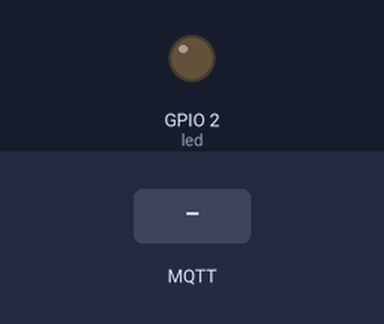
A sketch run on a simulated ESP32. On the bench: output pins drawn as LEDs (lit = HIGH). The test bench sets the inputs (shaded band). WiFi joins after 1.5 s; servers stay silent unless stated; no MQTT or app messages arrive unless stated; what the sketch prints to the serial monitor is not drawn.

Above: at 2.7 s.
2.8 s: MQTT message "1" arrives on the first subscribed topic
At 4.1 s:
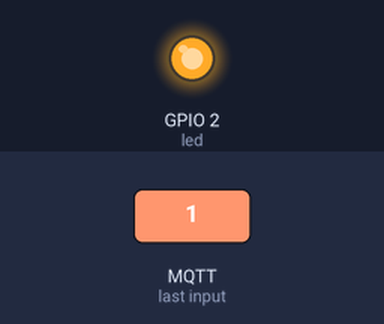
5.0 s: MQTT message "0" arrives on the first subscribed topic
At 6.8 s:
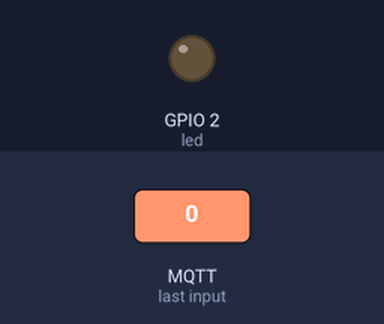
Timing chart, 0 to 8.3 s (numbered marks = the images above; inputs shaded):
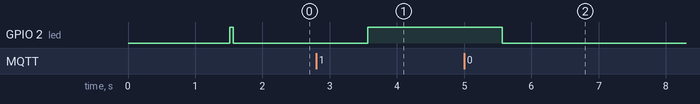

Measured:
- after the input at 2.8 s, GPIO 2 (led): LOW → HIGH after 0.76 s
- after the input at 5.0 s, GPIO 2 (led): HIGH → LOW after 0.56 s

The sketch:

ESP32_Email_Mqtt_Password_Led.ino
```cpp
#include <WiFi.h>
#include <PubSubClient.h>
#include "ESP32_MailClient.h"

const char* ssid = "";
const char* password = "";
const char* mqtt_server = "";
#define led 2

// To send Email using Gmail use port 465 (SSL) and SMTP Server smtp.gmail.com
// YOU MUST ENABLE less secure app option https://myaccount.google.com/lesssecureapps?pli=1
#define emailSenderAccount    ""
#define emailSenderPassword   ""
#define emailRecipient        ""
#define smtpServer            "smtp.gmail.com"
#define smtpServerPort        465
#define emailSubject          "ESP32 Notification"

// The Email Sending data object contains config and data to send
SMTPData smtpData;

// Callback function to get the Email sending status
void sendCallback(SendStatus info);

WiFiClient espClient;
PubSubClient client(espClient);

void setup_wifi() {

  delay(10);
  // We start by connecting to a WiFi network
  Serial.println();
  Serial.print("Connecting to ");
  Serial.println(ssid);

  //Setting up WiFi mode
  WiFi.mode(WIFI_STA);
  WiFi.begin(ssid, password);

  //If WiFi not connected
  while (WiFi.status() != WL_CONNECTED) {
    delay(500);
    Serial.print(".");
    digitalWrite(led,HIGH);
  }

  //Printing WiFi IP address
  Serial.println("");
  Serial.println("WiFi connected");
  Serial.println("IP address: ");
  Serial.println(WiFi.localIP());
}

void callback(char* topic, byte* payload, unsigned int length) {
  Serial.print("Message arrived [");
  Serial.print(topic);
  Serial.print("] ");
  for (int i = 0; i < length; i++) {
    Serial.print((char)payload[i]);
  }
  Serial.println();

  // Switch on the LED if an 1 was received as first character
  if ((char)payload[0] == '1') {
    digitalWrite(led, HIGH);   // Turn the LED on (Note that LOW is the voltage level
    // but actually the LED is on; this is because
    // it is active low on the ESP-01)
  } else if ((char)payload[0] == '0') {
    digitalWrite(led, LOW);  // Turn the LED off by making the voltage HIGH
  }
  else {
      Serial.println();
      Serial.println("Preparing to send email");
      Serial.println();

      // Set the SMTP Server Email host, port, account and password
      smtpData.setLogin(smtpServer, smtpServerPort, emailSenderAccount, emailSenderPassword);

      // For library version 1.2.0 and later which STARTTLS protocol was supported,the STARTTLS will be
      // enabled automatically when port 587 was used, or enable it manually using setSTARTTLS function.
      //smtpData.setSTARTTLS(true);

      // Set the sender name and Email
      smtpData.setSender("Sandeep_ESP32", emailSenderAccount);

      // Set Email priority or importance High, Normal, Low or 1 to 5 (1 is highest)
      smtpData.setPriority("High");

      // Set the subject
      smtpData.setSubject(emailSubject);

      // Set the message with HTML format
      smtpData.setMessage("<div style=\"color:#2f4468;\"><h1>Warning!</h1><p>Wrong data recieved on topic esp32/led. Please Check!!</p><p>- Sent from ESP32 board</p></div>", true);
      // Set the email message in text format (raw)
      //smtpData.setMessage("Hello World! - Sent from ESP32 board", false);

      // Add recipients, you can add more than one recipient
      smtpData.addRecipient(emailRecipient);
      //smtpData.addRecipient("YOUR_OTHER_RECIPIENT_EMAIL_ADDRESS@EXAMPLE.com");

      smtpData.setSendCallback(sendCallback);

      //Start sending Email, can be set callback function to track the status
      if (!MailClient.sendMail(smtpData))
        Serial.println("Error sending Email, " + MailClient.smtpErrorReason());

      //Clear all data from Email object to free memory
      smtpData.empty();
  }

}

void reconnect() {
  // Loop until we're reconnected
  while (!client.connected()) {
    Serial.print("Attempting MQTT connection...");

    String clientId = "ESP32Client-1";
    String user = "sandeep";
    String pass = "9890518335";
    // Attempt to connect
    if (client.connect(clientId.c_str(),user.c_str(),pass.c_str())) {
      Serial.println("connected");
      digitalWrite(led,LOW);
      //subscribing to topic esp32/topic
      client.subscribe("esp32/led");
    } else {
      Serial.print("failed, rc=");
      Serial.print(client.state());
      Serial.println(" try again in 5 seconds");
      digitalWrite(led,HIGH);
      // Wait 5 seconds before retrying
      delay(5000);
    }
  }
}

void sendCallback(SendStatus msg) {
  // Print the current status
  Serial.println(msg.info());

  // Do something when complete
  if (msg.success()) {
    Serial.println("----------------");
    Serial.println("Message sent sucessfully!!");
  }
}

void setup() {
  Serial.begin(115200);
  setup_wifi();
  client.setServer(mqtt_server, 1883);
  pinMode(led,OUTPUT);
  client.setCallback(callback);
}

void loop() {

  if (!client.connected()) {
    reconnect();
  }
  client.loop();
  delay(2000);
}
```
